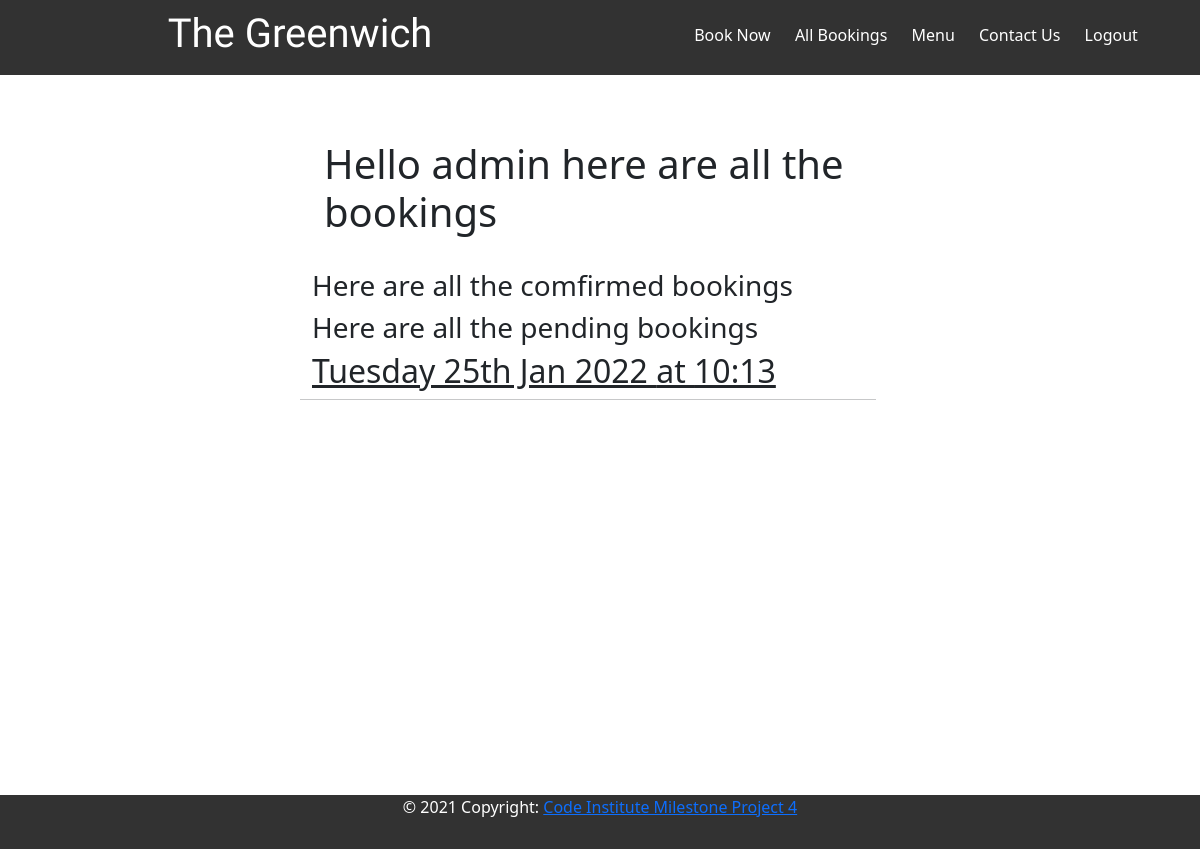
The app's page /booking/ (signed in), older data.
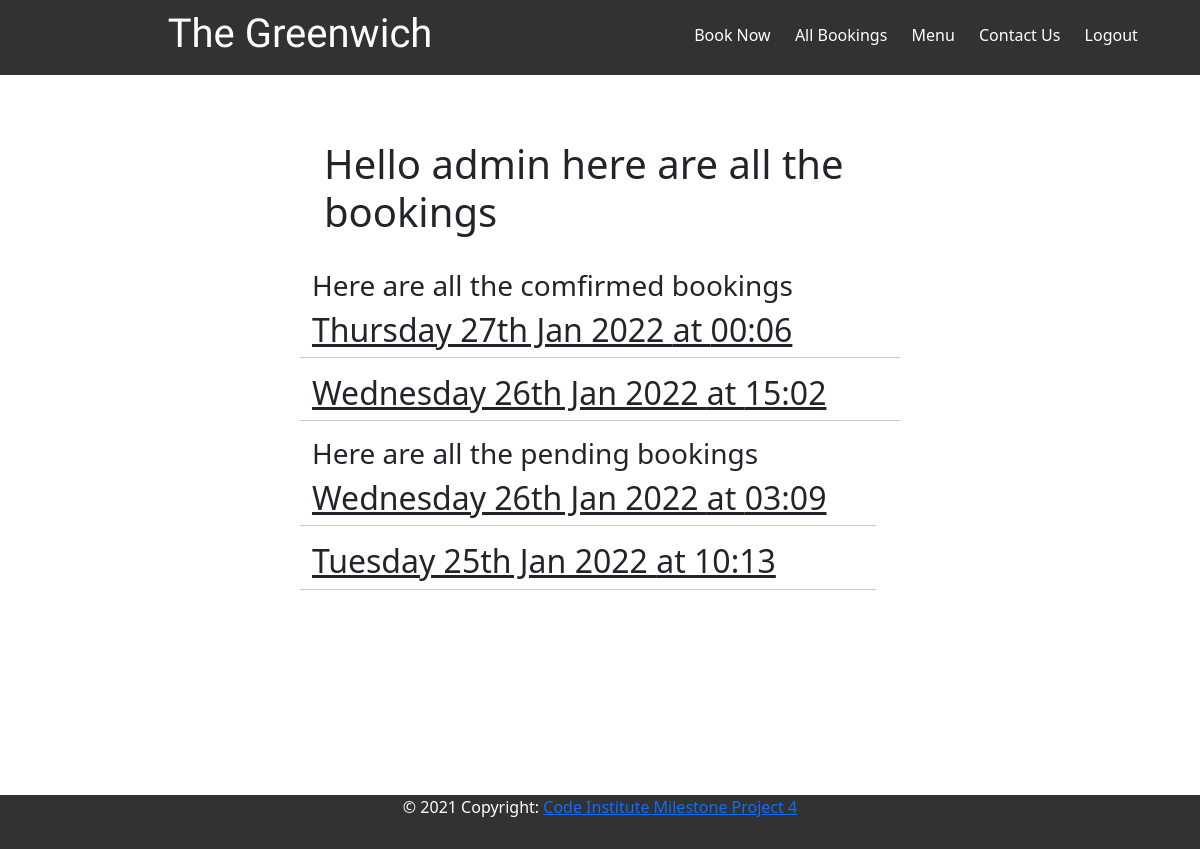
The same page, newer data.
### booking/models.py (models this page shows)
class Book(models.Model):
    used_id = models.ForeignKey(
        User, on_delete=models.CASCADE, related_name="booking_books",
    )
    booked_time = models.TimeField()
    booked_date = models.DateField()
    menu_type = models.IntegerField(choices=TYPE, default=0)
    created_on = models.DateTimeField(auto_now_add=True)
    updated_on = models.DateTimeField(auto_now=True)
    table_num = models.IntegerField(choices=TABLES, default=0)
    guests_num = models.IntegerField(choices=GUESTS)
    status = models.IntegerField(choices=STATUS, default=0)
    class Meta:
        ordering = ["-created_on"]

### booking/views.py (the view)
# urls.py: path('', views.booking, name='booking'),
def booking(request):
    booked = Book.objects.filter(status=1)
    pending = Book.objects.filter(status=0)
    context = {
        'booked': booked,
        'pending': pending
    }
    return render(request, 'booking/booking.html', context)

### booking/templates/booking/booking.html (shortened to what this page needs)
{% extends "base.html" %}
{% block content %}
  <div class="container" id="bookings_container">
    {% if request.user.is_authenticated %}
      {% if user.username == "admin" %}
        <div class="row description">
          <div class="col">
            <h1>Hello {{ user.username}} here are all the bookings </h1>
          </div>
        </div>
        <div class="row">
          <div class="col">
            <div id="booked">
              <h3>Here are all the comfirmed bookings</h3>
              {% for booking in booked %}
                  <div class="row">
                    <div class="col">
                      <h2 class="title">{{ booking.booked_date|date:'l dS M Y' }} at {{ booking.booked_time|date:'H:i' }}</h2>
                    </div>
                    <hr>
                  </div>
              {% endfor %}
          </div>
        </div>
        <div class="row">
          <div class="col">
            <div id="pending">
              <h3>Here are all the pending bookings</h3>
                {% for pend in pending %}
                    <div class="row">
                      <div class="col">
                        <h2 class="title">{{ pend.booked_date|date:'l dS M Y' }} at {{ pend.booked_time|date:'H:i' }}</h2>
                      </div>
                      <hr>
                    </div>
                  {% endfor %}
            </div>
          </div>
        </div>
      {% endif %}
    {% endif %}
  </div>
{% endblock %}

Row changes from the older to the newer data that the page shows:
added Book: booked_date "Thursday 27th Jan 2022", booked_time "00:06", shown under "Here are all the comfirmed bookings"
added Book: booked_date "Wednesday 26th Jan 2022", booked_time "15:02", shown under "Here are all the comfirmed bookings"
added Book: booked_date "Wednesday 26th Jan 2022", booked_time "03:09", shown under "Here are all the pending bookings"
